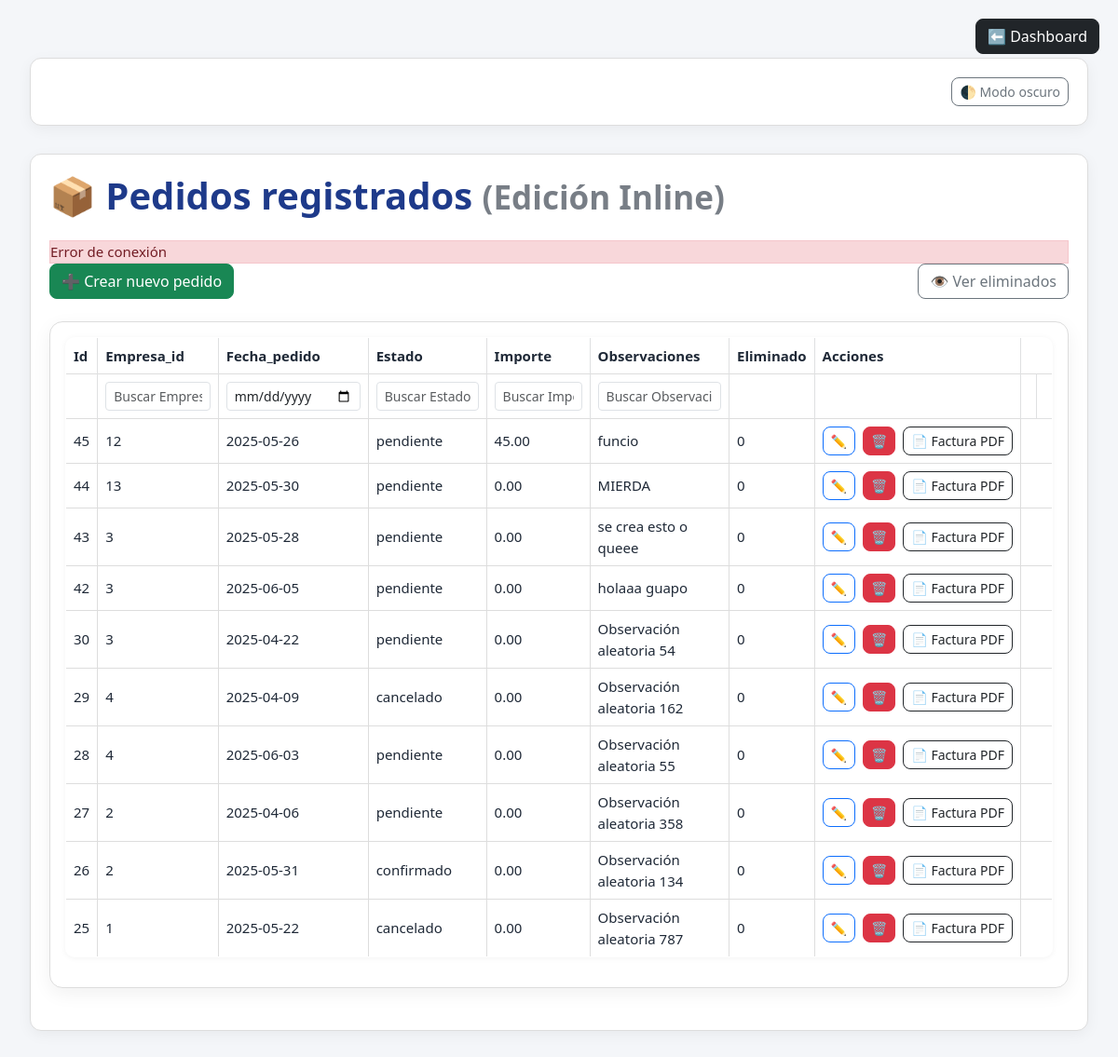
/index.php?controller=pedido (signed in), run on the app's committed database.
### tables this page shows
CREATE TABLE `pedidos` (
  `id` int NOT NULL,
  `empresa_id` int NOT NULL,
  `fecha_pedido` date NOT NULL,
  `estado` enum('pendiente','confirmado','cancelado') DEFAULT 'pendiente',
  `importe` decimal(10,2) DEFAULT '0.00',
  `observaciones` text,
  `fecha_creacion` timestamp NULL DEFAULT CURRENT_TIMESTAMP,
  `fecha_actualizacion` timestamp NULL DEFAULT CURRENT_TIMESTAMP ON UPDATE CURRENT_TIMESTAMP,
  `eliminado` tinyint(1) DEFAULT '0'
);

### core/Controller.php (called while the page is built, shortened)
<?php
class Controller {
    public function view($view, $data = []) {
        extract($data);
        require __DIR__ . "/../app/views/$view.php";
        require __DIR__ . "/../app/views/layout.php";
    }
}

### app/controllers/PedidoController.php (called while the page is built, shortened)
<?php
require_once 'core/Controller.php';
require_once 'app/models/PedidoModel.php';
class PedidoController extends Controller {
    public function index() {
        $pedidoModel = new PedidoModel();
        $pagina = isset($_GET['pagina']) && is_numeric($_GET['pagina']) ? (int)$_GET['pagina'] : 1;
        $porPagina = 10;
        $offset = ($pagina - 1) * $porPagina;
        $mostrarEliminadas = isset($_GET['mostrarEliminadas']) && $_GET['mostrarEliminadas'] == 1;
        $pedidos = $pedidoModel->getAllPaginado($offset, $porPagina, $mostrarEliminadas);
        $total = $pedidoModel->contarPedidos($mostrarEliminadas);
        $totalPaginas = ceil($total / $porPagina);
        require_once 'app/models/EmpresaModel.php';
        $empresaModel = new EmpresaModel();
        $empresasDisponibles = $empresaModel->getAll();
        $this->view('pedidos/index', [
            'pedidos' => $pedidos,
            'pagina' => $pagina,
            'totalPaginas' => $totalPaginas,
            'mostrarEliminadas' => $mostrarEliminadas,
            'campos' => $pedidoModel->getColumnNames(),
            'empresasDisponibles' => $empresasDisponibles
        ]);
    }
}

### config/database.php (called while the page is built)
<?php
class Database {
    private static $host = 'localhost';
    private static $db   = 'erp';
    private static $user = 'horti';
    private static $pass = 'horti';
    private static $charset = 'utf8mb4';
    public static function connect() {
        $dsn = "mysql:host=" . self::$host . ";dbname=" . self::$db . ";charset=" . self::$charset;
        $options = [
            PDO::ATTR_ERRMODE            => PDO::ERRMODE_EXCEPTION,
            PDO::ATTR_DEFAULT_FETCH_MODE => PDO::FETCH_ASSOC,
            PDO::ATTR_EMULATE_PREPARES   => false,
        ];
        try {
            return new PDO($dsn, self::$user, self::$pass, $options);
        } catch (PDOException $e) {
            throw new PDOException($e->getMessage(), (int)$e->getCode());
        }
    }
}

### core/model.php (called while the page is built, shortened)
<?php
require_once 'config/database.php';
class Model {
    protected $db;
    protected $table;
    public function __construct($table) {
        $this->db = Database::connect();
        $this->table = $table;
        $this->loadColumns();
    }
    protected function loadColumns() {
        $stmt = $this->db->prepare("SHOW COLUMNS FROM {$this->table}");
        $stmt->execute();
        $results = $stmt->fetchAll(PDO::FETCH_ASSOC);
    }
}

### app/models/PedidoModel.php (called while the page is built, shortened)
<?php
require_once 'core/Model.php';
class PedidoModel extends Model {
    public function __construct() {
        parent::__construct('pedidos');
    }
    public function getAllPaginado($offset, $limite, $mostrarEliminadas = false) {
        $sql = "SELECT * FROM {$this->table} WHERE eliminado = ?";
        $sql .= " ORDER BY id DESC LIMIT ?, ?";
        $stmt = $this->db->prepare($sql);
        $stmt->bindValue(1, $mostrarEliminadas ? 1 : 0, PDO::PARAM_INT);
        $stmt->bindValue(2, (int)$offset, PDO::PARAM_INT);
        $stmt->bindValue(3, (int)$limite, PDO::PARAM_INT);
        $stmt->execute();
        return $stmt->fetchAll(PDO::FETCH_ASSOC);
    }
}

### app/views/pedidos/index.php (the view, shortened to what this page needs)
<link rel="stylesheet" href="https://cdn.jsdelivr.net/npm/bootstrap@5.3.0/dist/css/bootstrap.min.css">
<link rel="stylesheet" href="/TFG/ERP/public/css/estilos.css">
<div class="container">
  <a href="index.php?controller=dashboard&action=index"
     class="btn btn-dark position-fixed"
     style="top: 20px; right: 20px; z-index: 1000;">
     ⬅️ Dashboard
  </a>
  <h1 class="mb-4">📦 Pedidos registrados <small class="text-muted">(Edición Inline)</small></h1>
  <div id="flash-message" style="display: none;"></div>
  <div class="d-flex justify-content-between align-items-center mb-4">
      <a href="#" class="btn btn-success" data-bs-toggle="modal" data-bs-target="#modalCrearPedido">
          ➕ Crear nuevo pedido
      </a>
      <button id="toggle-eliminadas" class="btn btn-outline-secondary">
          👁️ Ver eliminados
      </button>
  </div>
  <div class="table-responsive card p-3">
    <table class="table table-bordered table-hover align-middle" id="tabla-pedidos">
      <thead class="table-light">
        <tr>
          <?php foreach (array_keys($pedidos[0]) as $col): ?>
              <?php if (!in_array($col, ['fecha_creacion', 'fecha_actualizacion'])): ?>
                  <th><?= ucfirst(htmlspecialchars($col)) ?></th>
              <?php endif; ?>
          <?php endforeach; ?>
          <th>Acciones</th>
        </tr>
        <tr id="filtros-pedidos">
          <?php foreach (array_keys($pedidos[0]) as $col): ?>
              <?php if (!in_array($col, ['id', 'eliminado', 'fecha_creacion', 'fecha_actualizacion'])): ?>
                  <th>
                    <?php if (str_contains($col, 'fecha')): ?>
                      <input type="date" class="form-control form-control-sm filtro-columna" data-campo="<?= $col ?>" placeholder="Buscar <?= ucfirst($col) ?>">
                    <?php else: ?>
                      <input type="text" class="form-control form-control-sm filtro-columna" data-campo="<?= $col ?>" placeholder="Buscar <?= ucfirst($col) ?>">
                    <?php endif; ?>
                  </th>
              <?php else: ?>
                  <th></th>
              <?php endif; ?>
          <?php endforeach; ?>
          <th></th>
        </tr>
      </thead>
      <tbody>
        <?php foreach ($pedidos as $pedido): ?>
          <tr data-id="<?= $pedido['id'] ?>">
            <?php foreach ($pedido as $campo => $valor): ?>
              <?php if (!in_array($campo, ['fecha_creacion', 'fecha_actualizacion'])): ?>
                <td class="<?= $campo === 'id' ? 'no-editable' : 'editable' ?>" data-campo="<?= $campo ?>">
                  <span class="texto"><?= htmlspecialchars($valor) ?></span>
                </td>
              <?php endif; ?>
            <?php endforeach; ?>
            <td class="text-nowrap">
              <button class="btn btn-sm btn-outline-primary btn-editar">✏️</button>
              <button class="btn btn-sm btn-danger btn-eliminar ms-1">🗑️</button>
              <?php if (!empty($mostrarEliminadas)): ?>
                  <button class="btn btn-sm btn-outline-dark btn-restaurar ms-1">♻️ Restaurar</button>
                  <?php else: ?>
      <a href="index.php?controller=factura&action=generar&id=<?= $pedido['id'] ?>"
         target="_blank"
         class="btn btn-sm btn-outline-dark ms-1">
         📄 Factura PDF
      </a>
              <?php endif; ?>
            </td>
          </tr>
        <?php endforeach; ?>
      </tbody>
    </table>
  </div>
</div>

### public/css/estilos.css (style rules this page uses)
:root { --color-primario: #1e3a8a; --color-secundario: #3b82f6; --color-fondo: #f4f6f9; --color-texto: #1f2937; --color-exito: #10b981; --color-error: #ef4444; --color-card: #ffffff; --color-borde: #ddd; }
body { font-family: 'Segoe UI', 'Roboto', sans-serif; background-color: var(--color-fondo); color: var(--color-texto); font-size: 15px; }
h1, h2, h3, h4 { font-weight: 600; color: var(--color-primario); }
.container { max-width: 1200px; margin: 30px auto; padding: 20px; background-color: var(--color-card); color: var(--color-texto); box-shadow: 0 4px 15px rgba(0,0,0,0.05); border-radius: 12px; border: 1px solid var(--color-borde); }
.card { background-color: var(--color-card); color: var(--color-texto); padding: 25px; border-radius: 14px; box-shadow: 0 6px 20px rgba(0, 0, 0, 0.06); margin-bottom: 25px; border-left: 5px solid var(--color-primario); border: 1px solid var(--color-borde); }
.btn { border-radius: 8px; transition: all 0.3s ease; }
a { color: var(--color-primario); }
.table { border-radius: 10px; overflow: hidden; background-color: var(--color-card); border: 1px solid var(--color-borde); color: var(--color-texto); box-shadow: 0 1px 6px rgba(0,0,0,0.05); }
.table th, .table td { background-color: var(--color-card); color: var(--color-texto); border-top: 1px solid var(--color-borde); vertical-align: middle; }
input, select, textarea { border-radius: 6px; border: 1px solid var(--color-borde); padding: 8px; width: 100%; background-color: var(--color-card); color: var(--color-texto); transition: all 0.2s ease-in-out; }
.editable { cursor: pointer; padding: 2px 5px; border-radius: 4px; background-color: #f0f0f0; transition: background-color 0.2s ease; color: var(--color-texto); }
a, button, .btn, input { transition: all 0.2s ease-in-out; }
.text-muted { color: var(--color-texto) !important; opacity: 0.6; }

### app/views/layout.php (style rules this page uses)
body { padding: 2rem; }

### data on the page
pedidos: id "45", empresa "12", fecha_pedido "2025-05-26", estado "pendiente", importe "45.00", observaciones "funcio", eliminado "0"
pedidos: id "44", empresa "13", fecha_pedido "2025-05-30", estado "pendiente", importe "0.00", observaciones "MIERDA", eliminado "0"
pedidos: id "43", empresa "3", fecha_pedido "2025-05-28", estado "pendiente", importe "0.00", observaciones "se crea esto o queee", eliminado "0"
pedidos: id "42", empresa "3", fecha_pedido "2025-06-05", estado "pendiente", importe "0.00", observaciones "holaaa guapo", eliminado "0"
pedidos: id "30", empresa "3", fecha_pedido "2025-04-22", estado "pendiente", importe "0.00", observaciones "Observación aleatoria 54", eliminado "0"
pedidos: id "29", empresa "4", fecha_pedido "2025-04-09", estado "cancelado", importe "0.00", observaciones "Observación aleatoria 162", eliminado "0"
pedidos: id "28", empresa "4", fecha_pedido "2025-06-03", estado "pendiente", importe "0.00", observaciones "Observación aleatoria 55", eliminado "0"
pedidos: id "27", empresa "2", fecha_pedido "2025-04-06", estado "pendiente", importe "0.00", observaciones "Observación aleatoria 358", eliminado "0"
pedidos: id "26", empresa "2", fecha_pedido "2025-05-31", estado "confirmado", importe "0.00", observaciones "Observación aleatoria 134", eliminado "0"
pedidos: id "25", empresa "1", fecha_pedido "2025-05-22", estado "cancelado", importe "0.00", observaciones "Observación aleatoria 787", eliminado "0"

### other printed values
$col "Id"
$col "Empresa_id"
$col "Fecha_pedido"
$col "Estado"
$col "Importe"
$col "Observaciones"
$col "Eliminado"
